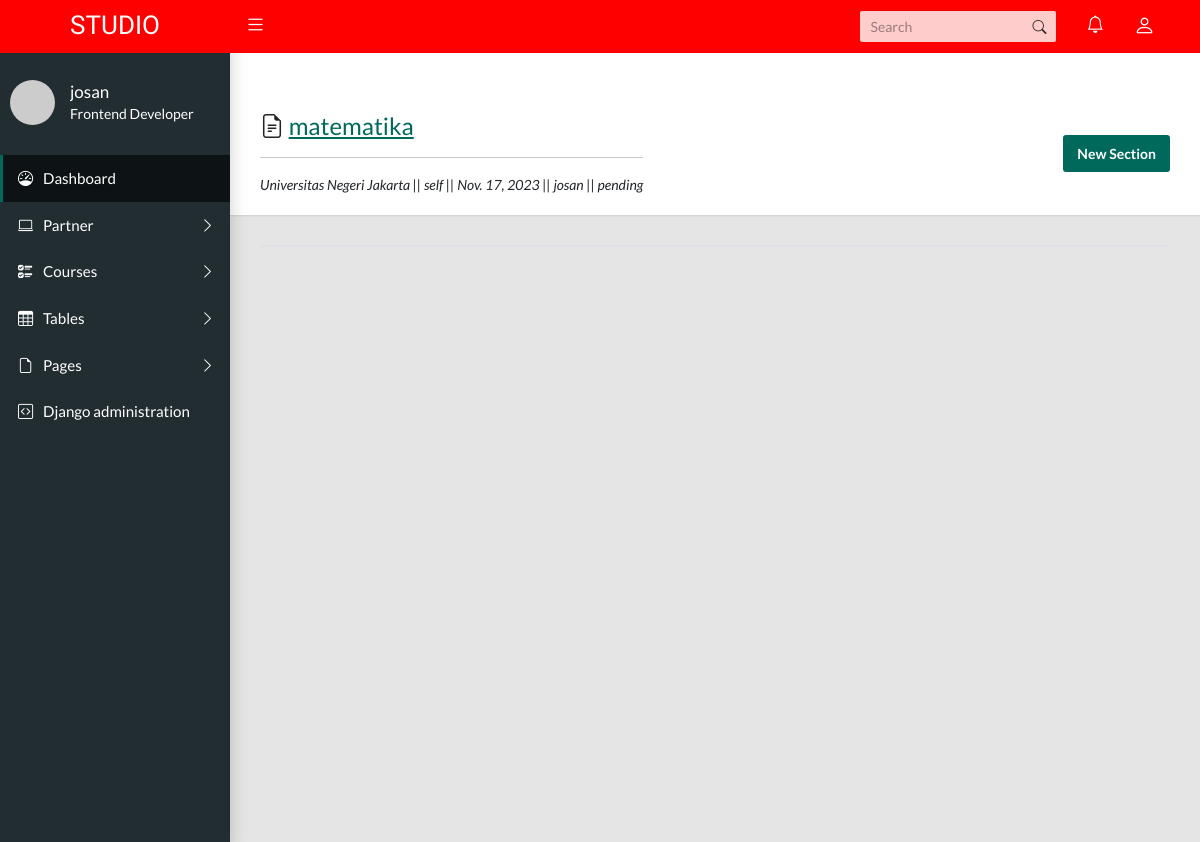
Page /course/course-detail/1 (signed in) on the earlier database version.
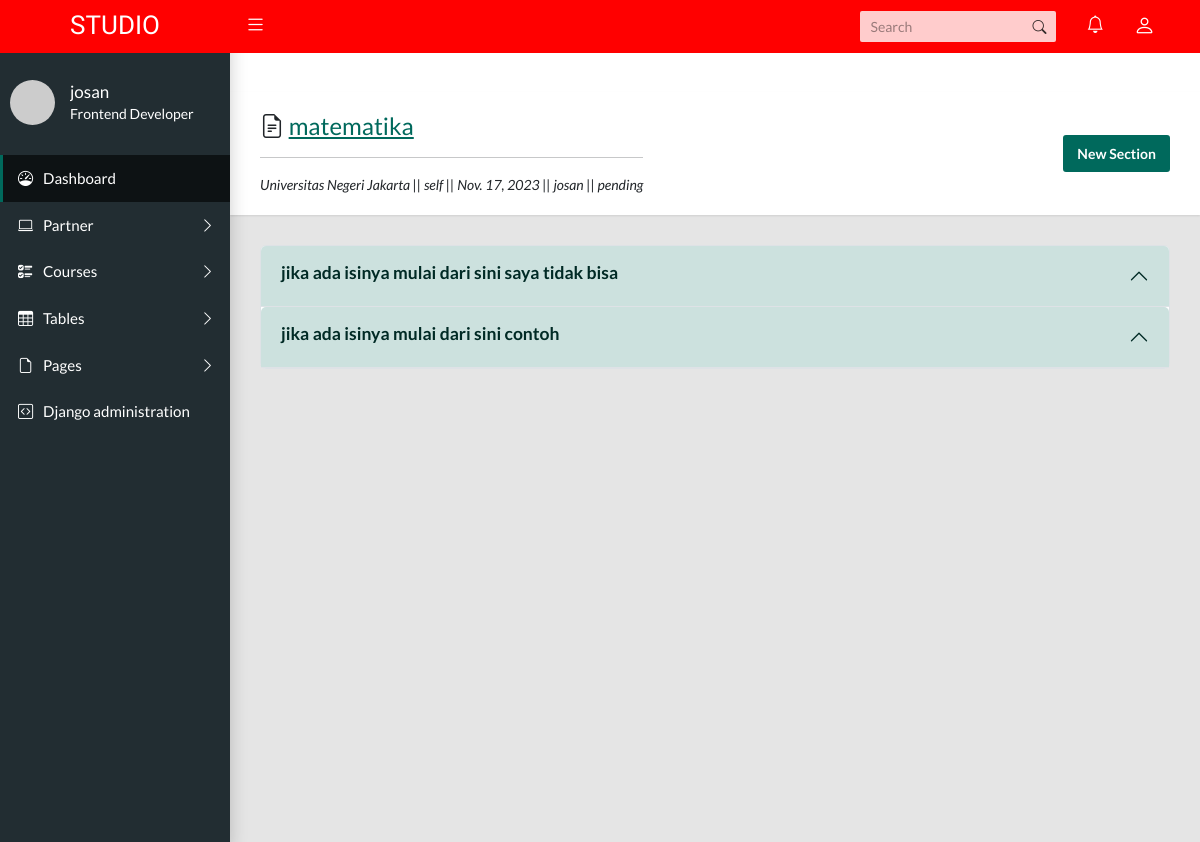
Same page on the later database version.
### course/models.py (models this page shows)
class Category(models.Model):
    parent = models.ForeignKey('self', related_name='children', on_delete=models.CASCADE, blank = True, null=True)
    title = models.CharField(max_length=100)
    slug = AutoSlugField(populate_from='title', unique=True, null=False, editable=False)
    created_at = models.DateTimeField(auto_now_add=True)
    mk=models.ForeignKey(Course,on_delete=models.CASCADE,related_name='course_id')
    def __str__(self):
        return self.title
    class Meta:
        unique_together = ('slug', 'parent',)
        verbose_name_plural = "categories"
    def __str__(self):
        full_path = [self.title]
        k = self.parent
        while k is not None:
            full_path.append(k.title)
            k = k.parent
        return ' -> '.join(full_path[::-1])

### course/views.py (the view)
# urls.py: path("course-detail/<str:pk>", views.courseDetail, name= "course_detail"),
def courseDetail(request, pk):
    mk = Course.objects.get(id=pk)
    sc = Section.objects.all().filter(section_id_course_id=mk)
    ssc = SubSection.objects.all().filter(sub_id_id=mk)
    catg = Category.objects.filter(parent=None, mk_id=mk)
    context = {'course':mk,'sc':sc,'ssc':ssc,'catg':catg}
    return render(request, 'course_detail.html', context)

### partner/models.py (called while the page is built)
    def __str__(self):
        return f"{self.partner_name}"

### course/templates/course_detail.html (shortened to what this page needs)
{% extends 'layouts/default/page.html' %}
{% load i18n %}
{% block content %}
  <div class="app-title">
    <div>
      <h1> <i class="bi bi-file-earmark-text"></i>
        <a href="{% url 'course:course_view'%}">{{course.course_name}}</a></h1>
        <hr>
      <p>{{course.org_partner}} || {{course.type_course}} || {{course.start_date}} || {{course.author}} || {{course.status_course}}</p>
    </div>
    <ul class="app-breadcrumb breadcrumb">
      <li class="breadcrumb-item">
        <button type="button" class="btn btn-primary" data-bs-toggle="modal" data-bs-target="#staticBackdrop" >
          New Section
        </button></li>
    </ul>
  </div>
  <div class="accordion" id="accordionExample">
    <div class="accordion-item">
      {% for i in catg %}
      {% if not i.children.all %}
        <h2 class="accordion-header" id="headingOne">
            <button class="accordion-button" type="button" data-bs-toggle="collapse" data-bs-target="#{{i.slug}}" aria-expanded="true" aria-controls="collapseOne">
               <h5> jika tidak ada isinya mulai dari sini {{i.title}}</h5>
            </button>
        </h2>
        <div id="{{i.slug}}" class="accordion-collapse collapse " aria-labelledby="headingOne" data-bs-parent="#accordionExample">
          <div class="accordion-body">
              <div class="accordion" id="sub-accordionExample">
                    <div class="accordion-item">
                        <h2 class="accordion-header" id="sub-headingOne" style="text-align: center;">
                            <button class="accordion-button"  id='changeSection' data-bs-toggle="modal" data-bs-target="#exampleModal">
                               New Sub Section
                            </button>
                        </h2>
                    </div>
              </div>
          </div>
      </div>
                  <div class="modal fade" id="exampleModal" tabindex="-1" aria-labelledby="exampleModalLabel" aria-hidden="true">
                    <div class="modal-dialog">
                      <div class="modal-content">
                        <div class="modal-header">
                          <h5 class="modal-title" id="exampleModalLabel">Add Sub Section</h5>
                          <button type="button" class="btn-close" data-bs-dismiss="modal" aria-label="Close"></button>
                        </div>
                        <div class="modal-body">
                          <input class="form-control" type="text" name="title" id="title" maxlength="250"  required placeholder="New Sub Section">
                          <input class="form-control" type="text" name="{{course.org_partner.id}}" id="section_id_courses" value="{{course.org_partner.id}}" hidden>
                          <input class="form-control" type="text" name="parent_id" id="parent_id" value="{{i.id}}" hidden>
                        </div>
                        <div class="modal-footer">
                          <button type="button" class="btn btn-secondary" data-bs-dismiss="modal">Close</button>
                          <button type="button" class="btn btn-primary" id="btnSubSection">Save changes</button>
                        </div>
                      </div>
                    </div>
                  </div>
        {% else %}
        <h2 class="accordion-header" id="headingOne">
          <button class="accordion-button" type="button" data-bs-toggle="collapse" data-bs-target="#{{i.slug}}" aria-expanded="true" aria-controls="collapseOne">
            <h5>jika ada isinya mulai dari sini {{i.title}}</h5>
          </button>
      </h2>
        {% endif %}
        {% endfor %}
    </div>
</div>
{% endblock %}

Differences in the rows shown:
added Category: title "saya tidak bisa"
added Category: title "contoh"
